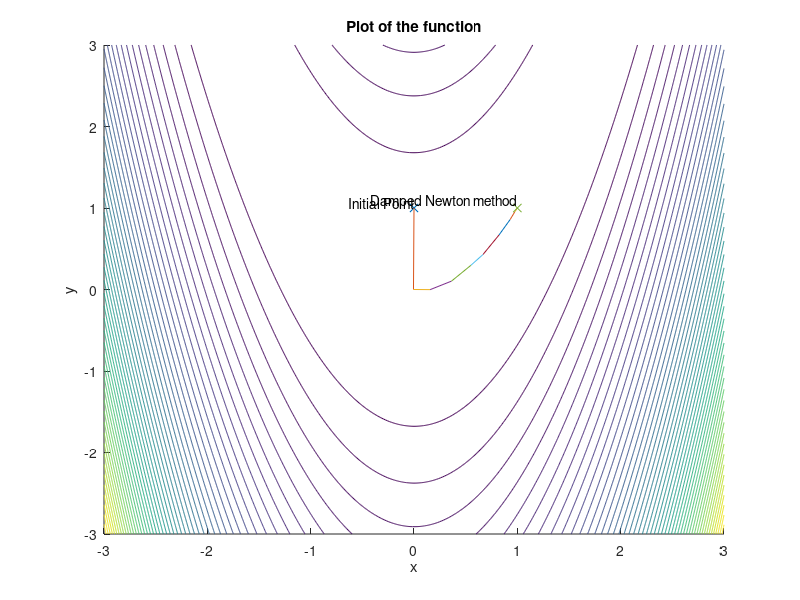

Recreate this plot in MATLAB.
function untitled()
format short;
f = @(x) 100*(x(2)-x(1)^2)^2 + (1-x(1))^2;
gradf = @(x) [400*x(1)*(x(1)^2-x(2))+2*(x(1)-1); 200*(x(2)-x(1)^2)];
hessf = @(x) [1200*x(1)^2-400*x(2)+2, -400*x(1); -400*x(1), 200];

tolerance = 1e-6;
max_iteration = 100;
x0 = [-1 0 2; 1 1 1];



for i = 2:2
    
[x, y] = meshgrid(-3.0:0.01:3.0, -3.0:0.01:3.0);
figure(i);
hold on;
contour(-3.0:0.01:3.0, -3.0:0.01:3.0, 100*(y-x.^2).^2 + (1-x).^2, 50);
plot(x0(1,i), x0(2,i), 'x');
text(x0(1,i), x0(2,i), 'Initial Point', 'VerticalAlignment', 'bottom', 'HorizontalAlignment', 'right');
xlabel('x');
ylabel('y');
title('Plot of the function');


    disp('Damped Newton method:');
    iter_3 = 0;
    x = x0(:, i);
    s = ones(size(x));
    while norm(s) > tolerance && iter_3 < max_iteration
        iter_3 = iter_3 + 1;
        s = -(hessf(x)\gradf(x));
        [x_dampnew, alpha] = LineSearch(f, x, s);
        plot([x(1), x_dampnew(1)], [x(2), x_dampnew(2)], '-');
        s = x_dampnew - x;
        x = x_dampnew;
    end
    disp(x);
    disp(iter_3);

    plot(x_dampnew(1), x_dampnew(2) , 'x');
    text(x_dampnew(1), x_dampnew(2), 'Damped Newton method', 'VerticalAlignment', 'bottom', 'HorizontalAlignment', 'right');
    
hold off;


end
  

function [x_new, alpha] = LineSearch(f, x, s)
    % min_alpha f(x+alpha*s)
    k = 0;
    max_iteration = 10;
    f0 = phi(0, f, x, s);
    alpha = 1;
    f1 = phi(alpha, f, x, s);
    
    while f1 > f0 && k < max_iteration
        k = k + 1;
        alpha = alpha / 2;
        f1 = phi(alpha, f, x, s);
    end
    
    options = optimset('TolX', 1e-6, 'MaxIter', 50);
    alpha = fminbnd(@(alpha) phi(alpha, f, x, s), 0, 2*alpha, options);
    x_new = x + alpha * s;
end

function val = phi(alpha, fun, x, s)
    val = feval(fun, x + alpha * s);
end
end
